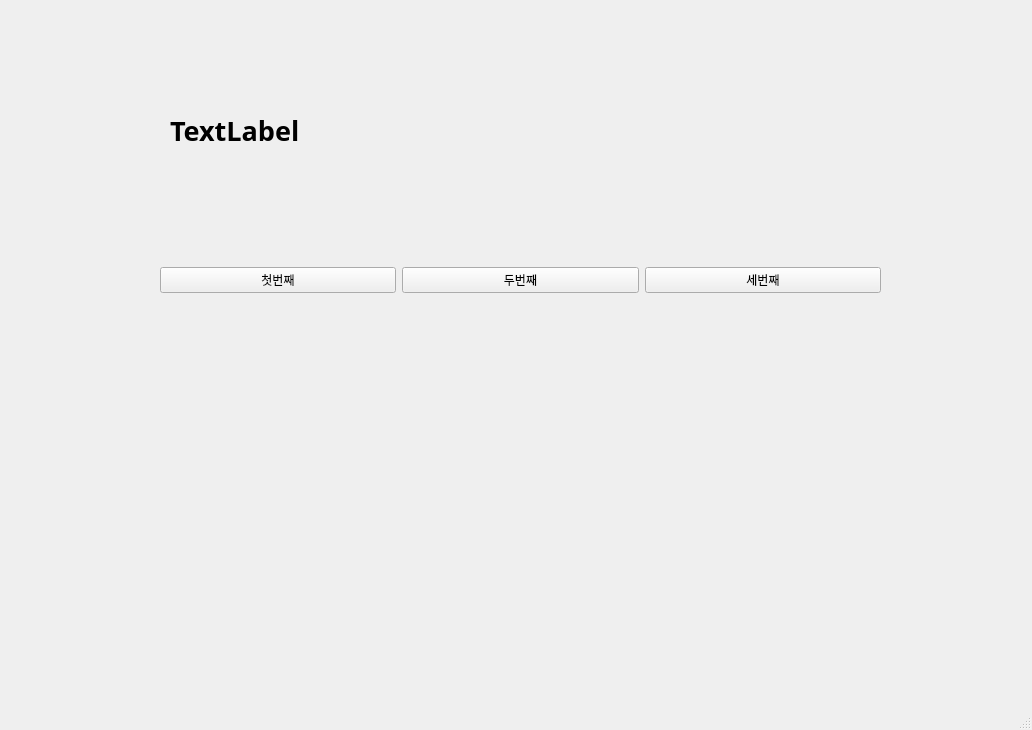
<?xml version="1.0" encoding="UTF-8"?>
<ui version="4.0">
 <class>MainWindow</class>
 <widget class="QMainWindow" name="MainWindow">
  <property name="geometry">
   <rect>
    <x>0</x>
    <y>0</y>
    <width>1032</width>
    <height>730</height>
   </rect>
  </property>
  <property name="windowTitle">
   <string>MainWindow</string>
  </property>
  <widget class="QWidget" name="centralwidget">
   <widget class="QWidget" name="horizontalLayoutWidget">
    <property name="geometry">
     <rect>
      <x>160</x>
      <y>190</y>
      <width>721</width>
      <height>181</height>
     </rect>
    </property>
    <layout class="QHBoxLayout" name="horizontalLayout">
     <item>
      <widget class="QPushButton" name="pushButton">
       <property name="text">
        <string>첫번째</string>
       </property>
      </widget>
     </item>
     <item>
      <widget class="QPushButton" name="pushButton_3">
       <property name="text">
        <string>두번째</string>
       </property>
      </widget>
     </item>
     <item>
      <widget class="QPushButton" name="pushButton_2">
       <property name="text">
        <string>세번째</string>
       </property>
      </widget>
     </item>
    </layout>
   </widget>
   <widget class="QLabel" name="label">
    <property name="geometry">
     <rect>
      <x>170</x>
      <y>100</y>
      <width>641</width>
      <height>61</height>
     </rect>
    </property>
    <property name="font">
     <font>
      <family>맑은 고딕</family>
      <pointsize>20</pointsize>
      <weight>75</weight>
      <bold>true</bold>
     </font>
    </property>
    <property name="text">
     <string>TextLabel</string>
    </property>
   </widget>
  </widget>
  <widget class="QMenuBar" name="menubar">
   <property name="geometry">
    <rect>
     <x>0</x>
     <y>0</y>
     <width>1032</width>
     <height>26</height>
    </rect>
   </property>
  </widget>
  <widget class="QStatusBar" name="statusbar"/>
 </widget>
 <resources/>
 <connections>
  <connection>
   <sender>pushButton</sender>
   <signal>clicked()</signal>
   <receiver>MainWindow</receiver>
   <slot>firstClick()</slot>
   <hints>
    <hint type="sourcelabel">
     <x>275</x>
     <y>312</y>
    </hint>
    <hint type="destinationlabel">
     <x>304</x>
     <y>383</y>
    </hint>
   </hints>
  </connection>
  <connection>
   <sender>pushButton_3</sender>
   <signal>clicked()</signal>
   <receiver>MainWindow</receiver>
   <slot>secondClick()</slot>
   <hints>
    <hint type="sourcelabel">
     <x>533</x>
     <y>313</y>
    </hint>
    <hint type="destinationlabel">
     <x>565</x>
     <y>383</y>
    </hint>
   </hints>
  </connection>
  <connection>
   <sender>pushButton_2</sender>
   <signal>clicked()</signal>
   <receiver>MainWindow</receiver>
   <slot>thirdClick()</slot>
   <hints>
    <hint type="sourcelabel">
     <x>770</x>
     <y>311</y>
    </hint>
    <hint type="destinationlabel">
     <x>812</x>
     <y>362</y>
    </hint>
   </hints>
  </connection>
 </connections>
 <slots>
  <slot>firstClick()</slot>
  <slot>secondClick()</slot>
  <slot>thirdClick()</slot>
 </slots>
</ui>
